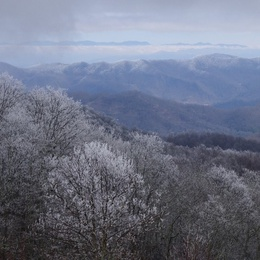
%> input picture compression.jpg, 260 x 260 px, shrunk from 855 x 855 before the run
$ octave SVD_compression.m   (GNU Octave 9; MATLAB toolbox functions it lacks are replaced by stand-ins)
%> lines starting %> are read from the running program, lines starting %| are printed output that depends on the picture
%SVD compression with spectral theorem
clc; close all; clear all; %#ok<CLALL>
%use this line for general use
%picture_name = input('Enter the name of your picturec ','s');
%use this line if you are testing
picture_name = 'compression.jpg';
%checks that the requested file is a image
if (exist(picture_name,'file') ~= 2) || (isempty(strfind(picture_name,'.png')) && isempty(strfind(picture_name,'.jpg')))
    error('The requested picture is not in the current path or is not an image')
end
%load the picture, get the size, split it into RGB
imdata = imread(picture_name);
%> imdata is the input picture: size 260x260x3 uint8; mean R, G, B 108.4, 114.1, 132.1
[m,n,d] = size(imdata);
%> m = 260; n = 260; d = 3
%this will allow you to acuttually have the image compressed to some rank
rank = input('What rank do you want to compress to? (enter 0 for the animation) ');
%use this line for testing
%rank = 20;
if rank < 0 || rank > min(m,n)
    error('The requested limit is outside the acceptable rang')
elseif  rank > 0 && rank <= min(m,n)
    limit = rank;
else
    limit = min(m,n);
%> limit = 260
end
%RGBs have to be doubles to be SVDed
R = double(imdata(:,:,1));
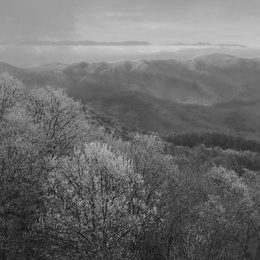
%> R: size 260x260 double; min 15, max 207, mean 108.4
G = double(imdata(:,:,2));
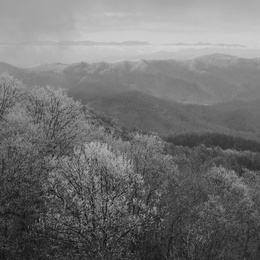
%> G: size 260x260 double; min 13, max 212, mean 114.1
B = double(imdata(:,:,3));
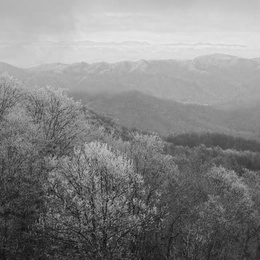
%> B: size 260x260 double; min 12, max 234, mean 132.1
%get the svd for each
[Ur,Sr,Vr] = svd(R);
[Ug,Sg,Vg] = svd(G);
[Ub,Sb,Vb] = svd(B);
%workspace cleaning
clear R G B
%empty matrix sixe of the picture
compim = zeros(m,n,d);
time = zeros(1,limit);
magnitude = zeros(1,limit);
%two loops, a slow one with analyitics and a faster one
analytics = true;
if analytics == true
    for i = 1:limit
        %timing for the optimization section timing it slows it down though
        tic()
        %use spectral theorem one each SVD, update the empty compim matrix
        compim(:,:,1) = compim(:,:,1) + (Sr(i,i)*Ur(:,i)*Vr(:,i)');
        compim(:,:,2) = compim(:,:,2) + (Sg(i,i)*Ug(:,i)*Vg(:,i)');
        compim(:,:,3) = compim(:,:,3) + (Sb(i,i)*Ub(:,i)*Vb(:,i)');
        %convert compim back into a uint type for use with imshow
        compim_show = uint8(compim);
        imshow(compim_show)
        %checking here to see at what point each new addition becomes
        %insignifigant
        magnitude(i) = norm(Sb(i,i)*Ub(:,i)*Vb(:,i)');
        time(i) = toc();
    end
%> this loop made 260 passes
%> pass 1, `compim_show = uint8(compim);`:
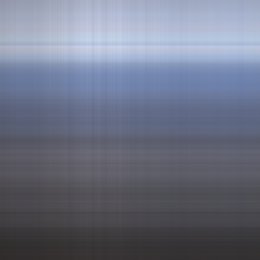
%> compim_show: size 260x260x3 uint8; mean R, G, B 108.4, 114.1, 132.1; mean of the top-left, top-right, bottom-left and bottom-right quarters 154.7, 157.2, 79.9, 81.1
%> pass 2, `compim_show = uint8(compim);`:
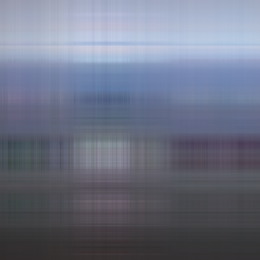
%> compim_show: size 260x260x3 uint8; mean R, G, B 108.4, 114.1, 132.1; mean of the top-left, top-right, bottom-left and bottom-right quarters 153, 159.1, 82.4, 78.4
%> pass 3, `compim_show = uint8(compim);`:
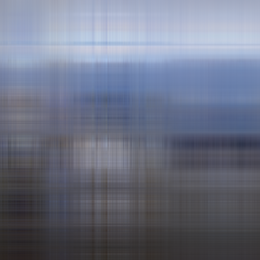
%> compim_show: size 260x260x3 uint8; mean R, G, B 108.4, 114.1, 132.1; mean of the top-left, top-right, bottom-left and bottom-right quarters 154, 158.1, 81, 79.6
%> after the loop, magnitude = 260 values, max 37137.8 at index 1, min 7.75e-05 at index 260, mean 292.2; time = 260 values, max 0.301 at index 1, min 0.0361 at index 87, mean 0.04
else
    for i = 1:limit
        %use spectral theorem one each SVD, update the empty compim matrix
        compim(:,:,1) = compim(:,:,1) + (Sr(i,i)*Ur(:,i)*Vr(:,i)');
        compim(:,:,2) = compim(:,:,2) + (Sg(i,i)*Ug(:,i)*Vg(:,i)');
        compim(:,:,3) = compim(:,:,3) + (Sb(i,i)*Ub(:,i)*Vb(:,i)');
        %convert compim back into a uint type for use with imshow
        compim_show = uint8(compim);
        imshow(compim_show)
    end
end
%displays the compressed image with its rank
figure(1)
s1 = sprintf('Rank %.d approximation of',rank);
C = {s1,picture_name};
s1 = strjoin(C,' ');
title(s1)

%displays the original image
figure(2)
s2 = sprintf('Original image of');
C = {s2,picture_name};
s2 = strjoin(C,' ');
imshow(imdata)
title(s2)

%clear variables so i dont overfill RAM
clear compim compim_show Vr Vg Vb Ur Ug Ub Sr Sg Sb

%this whole block is for performance optimizaion
if (analytics == true)
    %find the compression ratio at each iteration
    imdata = whos('imdata');
    imdata_bytes = imdata.bytes;
    total_space = ((m*n*64+8)*(1:limit))/(1*10^6);
%> total_space = 260 values from 4.33 to 1124.9
    ratio = imdata_bytes./total_space;
    clear imdata

    figure(3)
    %plot the compression ratio
    subplot(2,2,[1 2])
    plot(1:limit,ratio,1:limit,magnitude)
    axis([1 limit 0 max(max(ratio,magnitude))])
    title('Ratio of Bytes Original:Approximation and Magnitude of Addition')
    xlabel('Itteration of Approximation')
    legend('Ratio','Magnitude')

    subplot(2,2,[3 4])
    %plot the time for each itteration
    plot(1:limit,time)
    axis([1 limit (min(time)-std(time)) (max(time)+std(time))])
    title('Time to process the i^t^h iteration')
    ylabel('Seconds')
    xlabel('Itteration of approximation')
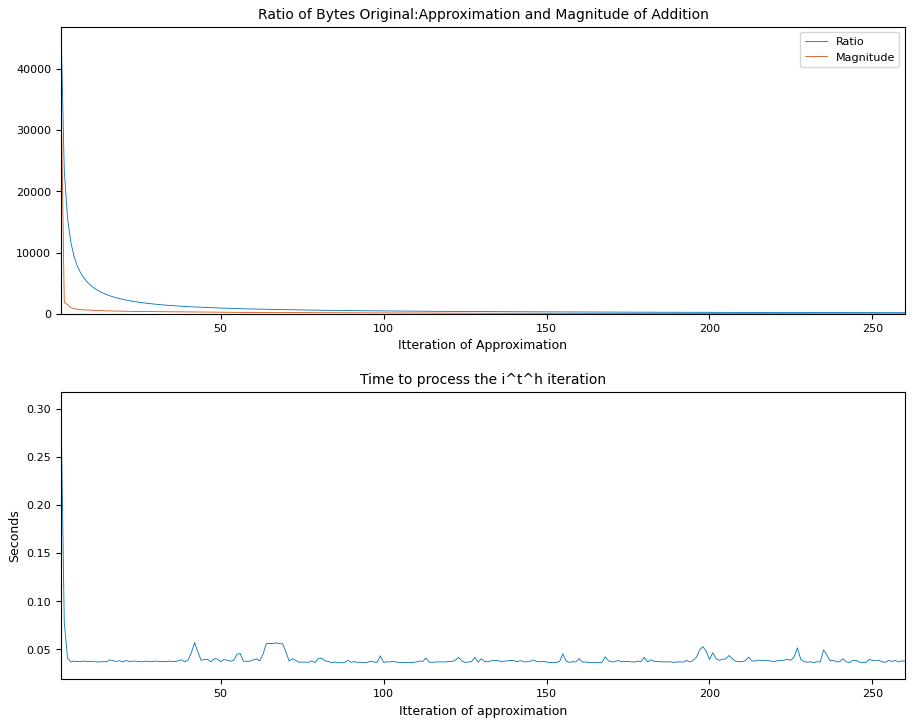
%> figure redrawn from the program's plot data, 2 panels; panel 1: curve peaks at x = 1, y = 46874.9; panel 1: curve peaks at x = 1, y = 37137.8; panel 2: curve peaks at x = 1, y = 0.301
end
